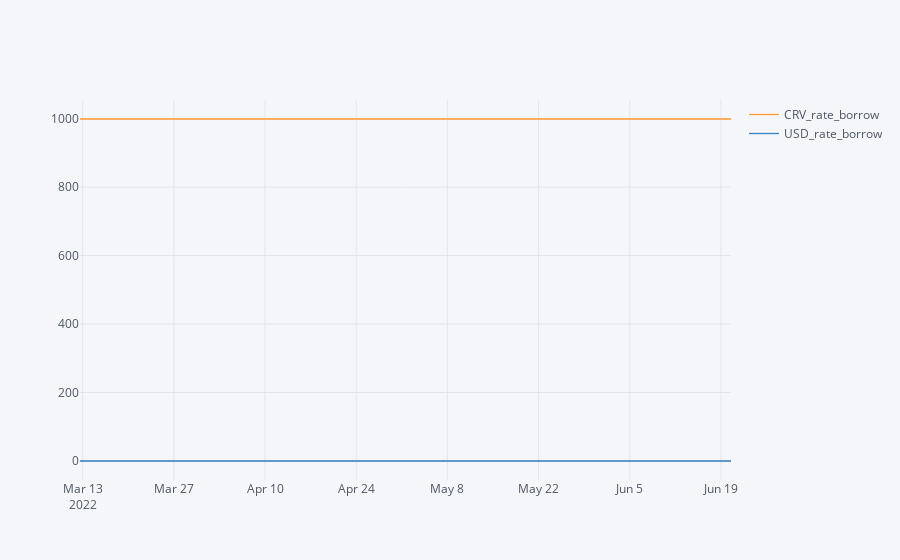

Notebook cell for this chart:
### Code cell
pd.concat([short_rates.filter(like='borrow')],axis=0).iplot()#))

### Figure 1 — Plotly figure (JSON) as saved in the notebook; plotly's stock layout.template omitted (floating-point values rounded to 4 significant figures; data arrays with more than 128 entries replaced by an {"elided": "..."} marker saying what was removed)
{"data": [{"line": {"color": "rgba(255, 153, 51, 1.0)", "dash": "solid", "shape": "linear", "width": 1.3}, "mode": "lines", "name": "CRV_rate_borrow", "text": "", "type": "scatter", "x": {"elided": "2400 str values"}, "y": {"elided": "2400 int values"}}, {"line": {"color": "rgba(55, 128, 191, 1.0)", "dash": "solid", "shape": "linear", "width": 1.3}, "mode": "lines", "name": "USD_rate_borrow", "text": "", "type": "scatter", "x": {"elided": "2400 str values"}, "y": {"elided": "2400 float values"}}], "layout": {"legend": {"bgcolor": "#F5F6F9", "font": {"color": "#4D5663"}}, "paper_bgcolor": "#F5F6F9", "plot_bgcolor": "#F5F6F9", "title": {"font": {"color": "#4D5663"}}, "xaxis": {"gridcolor": "#E1E5ED", "showgrid": true, "tickfont": {"color": "#4D5663"}, "title": {"font": {"color": "#4D5663"}, "text": ""}, "zerolinecolor": "#E1E5ED"}, "yaxis": {"gridcolor": "#E1E5ED", "showgrid": true, "tickfont": {"color": "#4D5663"}, "title": {"font": {"color": "#4D5663"}, "text": ""}, "zerolinecolor": "#E1E5ED"}}}
